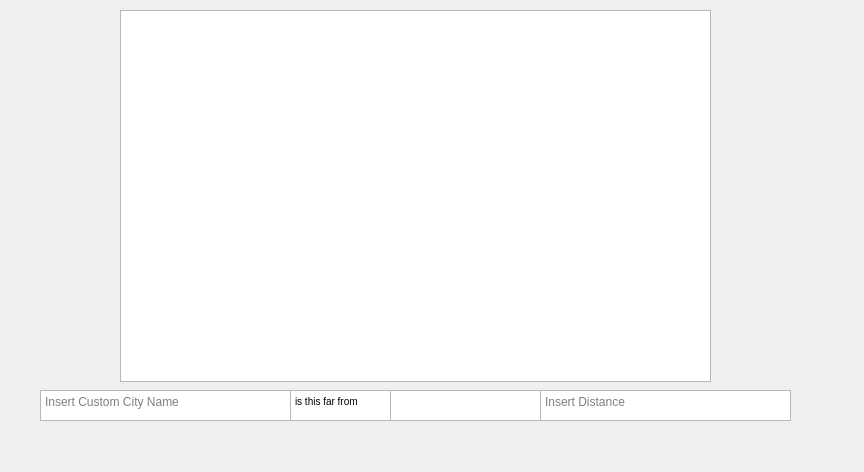
<?xml version="1.0" encoding="UTF-8"?>
<ui version="4.0">
 <class>addcity</class>
 <widget class="QDialog" name="addcity">
  <property name="geometry">
   <rect>
    <x>0</x>
    <y>0</y>
    <width>864</width>
    <height>472</height>
   </rect>
  </property>
  <property name="windowTitle">
   <string>Dialog</string>
  </property>
  <widget class="QListWidget" name="listWidget">
   <property name="geometry">
    <rect>
     <x>120</x>
     <y>10</y>
     <width>591</width>
     <height>372</height>
    </rect>
   </property>
   <property name="maximumSize">
    <size>
     <width>16777215</width>
     <height>16777215</height>
    </size>
   </property>
   <property name="styleSheet">
    <string notr="true"/>
   </property>
  </widget>
  <widget class="QTextEdit" name="textEdit">
   <property name="geometry">
    <rect>
     <x>40</x>
     <y>390</y>
     <width>251</width>
     <height>31</height>
    </rect>
   </property>
   <property name="placeholderText">
    <string>Insert Custom City Name</string>
   </property>
  </widget>
  <widget class="QTextBrowser" name="textBrowser">
   <property name="geometry">
    <rect>
     <x>290</x>
     <y>390</y>
     <width>121</width>
     <height>31</height>
    </rect>
   </property>
   <property name="html">
    <string>&lt;!DOCTYPE HTML PUBLIC &quot;-//W3C//DTD HTML 4.0//EN&quot; &quot;http://www.w3.org/TR/REC-html40/strict.dtd&quot;&gt;
&lt;html&gt;&lt;head&gt;&lt;meta name=&quot;qrichtext&quot; content=&quot;1&quot; /&gt;&lt;style type=&quot;text/css&quot;&gt;
p, li { white-space: pre-wrap; }
&lt;/style&gt;&lt;/head&gt;&lt;body style=&quot; font-family:'MS Shell Dlg 2'; font-size:7.8pt; font-weight:400; font-style:normal;&quot;&gt;
&lt;p style=&quot; margin-top:0px; margin-bottom:0px; margin-left:0px; margin-right:0px; -qt-block-indent:0; text-indent:0px;&quot;&gt;&lt;span style=&quot; font-family:'MS Shell Dlg 2';&quot;&gt;is this far from&lt;/span&gt;&lt;/p&gt;&lt;/body&gt;&lt;/html&gt;</string>
   </property>
  </widget>
  <widget class="QTextBrowser" name="textBrowser_2">
   <property name="geometry">
    <rect>
     <x>390</x>
     <y>390</y>
     <width>161</width>
     <height>31</height>
    </rect>
   </property>
   <property name="html">
    <string>&lt;!DOCTYPE HTML PUBLIC &quot;-//W3C//DTD HTML 4.0//EN&quot; &quot;http://www.w3.org/TR/REC-html40/strict.dtd&quot;&gt;
&lt;html&gt;&lt;head&gt;&lt;meta name=&quot;qrichtext&quot; content=&quot;1&quot; /&gt;&lt;style type=&quot;text/css&quot;&gt;
p, li { white-space: pre-wrap; }
&lt;/style&gt;&lt;/head&gt;&lt;body style=&quot; font-family:'MS Shell Dlg 2'; font-size:7.8pt; font-weight:400; font-style:normal;&quot;&gt;
&lt;p style=&quot;-qt-paragraph-type:empty; margin-top:0px; margin-bottom:0px; margin-left:0px; margin-right:0px; -qt-block-indent:0; text-indent:0px; font-family:'MS Shell Dlg 2';&quot;&gt;&lt;br /&gt;&lt;/p&gt;&lt;/body&gt;&lt;/html&gt;</string>
   </property>
  </widget>
  <widget class="QTextEdit" name="textEdit_2">
   <property name="geometry">
    <rect>
     <x>540</x>
     <y>390</y>
     <width>251</width>
     <height>31</height>
    </rect>
   </property>
   <property name="placeholderText">
    <string>Insert Distance</string>
   </property>
  </widget>
 </widget>
 <resources/>
 <connections/>
</ui>
